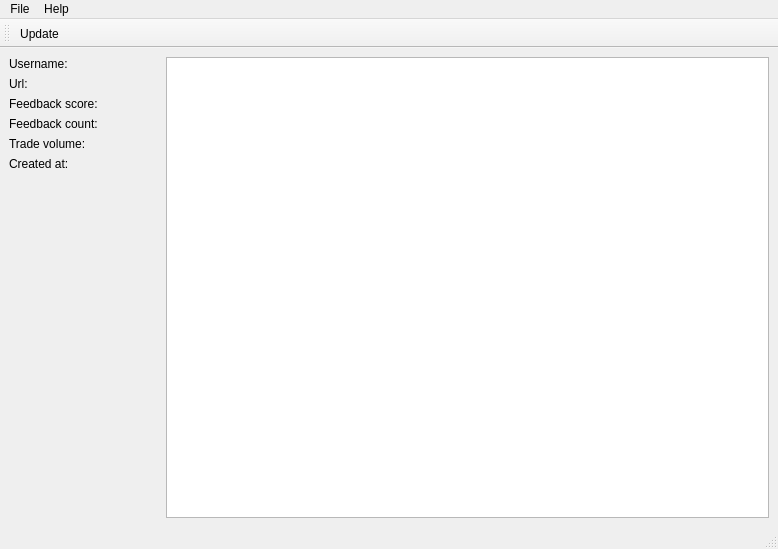
<?xml version="1.0" encoding="UTF-8"?>
<ui version="4.0">
 <class>MainWindow</class>
 <widget class="QMainWindow" name="MainWindow">
  <property name="geometry">
   <rect>
    <x>0</x>
    <y>0</y>
    <width>778</width>
    <height>549</height>
   </rect>
  </property>
  <property name="windowTitle">
   <string>MainWindow</string>
  </property>
  <widget class="QWidget" name="centralwidget">
   <layout class="QHBoxLayout" name="horizontalLayout_2" stretch="1,4">
    <item>
     <layout class="QFormLayout" name="formLayout">
      <item row="0" column="0">
       <widget class="QLabel" name="usernameFieldLabel">
        <property name="text">
         <string>Username:</string>
        </property>
       </widget>
      </item>
      <item row="0" column="1">
       <widget class="QLabel" name="usernameLabel">
        <property name="text">
         <string/>
        </property>
       </widget>
      </item>
      <item row="1" column="0">
       <widget class="QLabel" name="urlFieldLabel">
        <property name="text">
         <string>Url:</string>
        </property>
       </widget>
      </item>
      <item row="1" column="1">
       <widget class="QLabel" name="urlLabel">
        <property name="text">
         <string/>
        </property>
        <property name="textFormat">
         <enum>Qt::RichText</enum>
        </property>
        <property name="openExternalLinks">
         <bool>true</bool>
        </property>
        <property name="textInteractionFlags">
         <set>Qt::TextBrowserInteraction</set>
        </property>
       </widget>
      </item>
      <item row="2" column="0">
       <widget class="QLabel" name="feedbackScoreFieldLabel">
        <property name="text">
         <string>Feedback score:</string>
        </property>
       </widget>
      </item>
      <item row="2" column="1">
       <widget class="QLabel" name="feedbackScoreLabel">
        <property name="text">
         <string/>
        </property>
       </widget>
      </item>
      <item row="3" column="0">
       <widget class="QLabel" name="feedbackCountFieldLabel">
        <property name="text">
         <string>Feedback count:</string>
        </property>
       </widget>
      </item>
      <item row="3" column="1">
       <widget class="QLabel" name="feedbackCountLabel">
        <property name="text">
         <string/>
        </property>
       </widget>
      </item>
      <item row="4" column="0">
       <widget class="QLabel" name="tradeVolumeFieldLabel">
        <property name="text">
         <string>Trade volume:</string>
        </property>
       </widget>
      </item>
      <item row="4" column="1">
       <widget class="QLabel" name="tradeVolumeLabel">
        <property name="text">
         <string/>
        </property>
       </widget>
      </item>
      <item row="5" column="0">
       <widget class="QLabel" name="createdAtFieldLabel">
        <property name="text">
         <string>Created at:</string>
        </property>
       </widget>
      </item>
      <item row="5" column="1">
       <widget class="QLabel" name="createdAtLabel">
        <property name="text">
         <string/>
        </property>
       </widget>
      </item>
     </layout>
    </item>
    <item>
     <widget class="QTableView" name="tableView"/>
    </item>
   </layout>
  </widget>
  <widget class="QMenuBar" name="menubar">
   <property name="geometry">
    <rect>
     <x>0</x>
     <y>0</y>
     <width>778</width>
     <height>21</height>
    </rect>
   </property>
   <widget class="QMenu" name="menuFile">
    <property name="title">
     <string>File</string>
    </property>
    <addaction name="actionUpdate"/>
    <addaction name="actionSettings"/>
    <addaction name="separator"/>
    <addaction name="actionExit"/>
   </widget>
   <widget class="QMenu" name="menuHelp">
    <property name="title">
     <string>Help</string>
    </property>
    <addaction name="actionAbout"/>
    <addaction name="actionHelp"/>
   </widget>
   <addaction name="menuFile"/>
   <addaction name="menuHelp"/>
  </widget>
  <widget class="QStatusBar" name="statusbar"/>
  <widget class="QToolBar" name="toolBar">
   <property name="windowTitle">
    <string>toolBar</string>
   </property>
   <attribute name="toolBarArea">
    <enum>TopToolBarArea</enum>
   </attribute>
   <attribute name="toolBarBreak">
    <bool>false</bool>
   </attribute>
   <addaction name="actionUpdate"/>
  </widget>
  <action name="actionSettings">
   <property name="text">
    <string>Settings</string>
   </property>
  </action>
  <action name="actionExit">
   <property name="text">
    <string>Exit</string>
   </property>
  </action>
  <action name="actionAbout">
   <property name="text">
    <string>About</string>
   </property>
  </action>
  <action name="actionUpdate">
   <property name="icon">
    <iconset resource="../../res/drawable.qrc">
     <normaloff>:/drawable/ic_update.png</normaloff>:/drawable/ic_update.png</iconset>
   </property>
   <property name="text">
    <string>Update</string>
   </property>
  </action>
  <action name="actionHelp">
   <property name="text">
    <string>Help</string>
   </property>
   <property name="toolTip">
    <string>Help</string>
   </property>
   <property name="shortcut">
    <string>F1</string>
   </property>
  </action>
 </widget>
 <resources>
  <include location="../../res/drawable.qrc"/>
 </resources>
 <connections/>
</ui>
